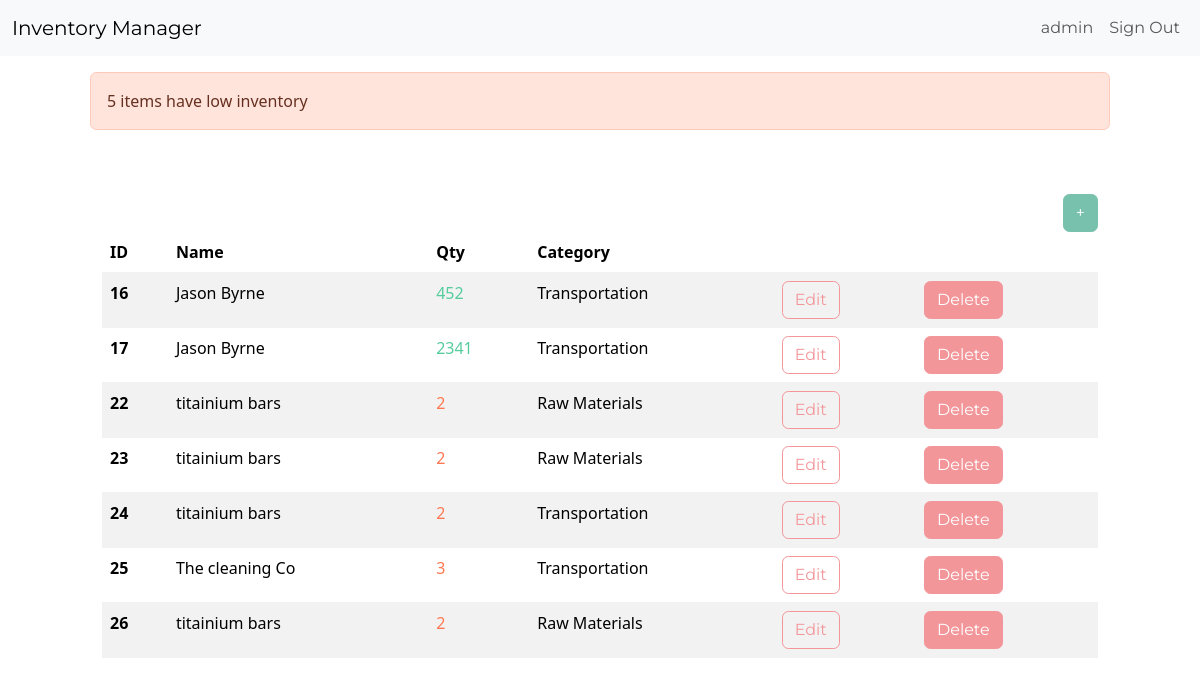
Page /dashboard/ (signed in) on the committed database.
### inventory/models.py (models this page shows, shortened)
class InventoryItem(models.Model):
    name = models.CharField(max_length=200)
    quantity = models.IntegerField()
    category = models.ForeignKey('Category', on_delete=models.SET_NULL, blank=True, null=True)
    date_created = models.DateTimeField(auto_now_add=True)
    user = models.ForeignKey(User, on_delete=models.CASCADE)

class Category(models.Model):
    name = models.CharField(max_length=200)
    class Meta:
        verbose_name_plural = 'categories'

### inventory/views.py (the view)
# urls.py: path('dashboard/', Dashboard.as_view(), name='dashboard'),
class Dashboard(LoginRequiredMixin, View):
    def get(self, request):
        items = InventoryItem.objects.filter(user=self.request.user.id).order_by('id')
        low_inventory = InventoryItem.objects.filter(
            user=self.request.user.id,
            quantity__lte=LOW_QUANTITY
        )
        if low_inventory.count() > 0:
            if low_inventory.count() > 1:
                messages.error(request, f'{low_inventory.count()} items have low inventory')
            else:
                messages.error(request, f'{low_inventory.count()} item has low inventory')
        low_inventory_ids = InventoryItem.objects.filter(
            user=self.request.user.id,
            quantity__lte=LOW_QUANTITY
        ).values_list('id', flat=True)
        return render(request, 'inventory/dashboard.html', {'items': items, 'low_inventory_ids': low_inventory_ids})

### inventory/templates/inventory/dashboard.html (shortened to what this page needs)
{% extends 'inventory/base.html' %}
{% block content %}
    {% if messages %}
        <div class="row mt-3">
            {% for message in messages %}
                {% if message.tags == 'error' %}
                    <div class="col-md-10 col-12 mx-auto alert alert-danger">
                        {{ message }}
                    </div>
                {% endif %}
            {% endfor %}
        </div>
    {% endif %}
    <div class="row">
        <div class="col-md-10 col-12 mx-auto mt-5">
            <div class="d-flex justify-content-end">
                <a href="{% url 'add-item' %}" class="btn btn-primary">+</a>
            </div>
            <table class="table table-hover table-striped">
                <thead>
                    <tr>
                        <th scope="col">ID</th>
                        <th scope="col">Name</th>
                        <th scope="col">Qty</th>
                        <th scope="col">Category</th>
                        <th scope="col"></th>
                        <th scope="col"></th>
                    </tr>
                </thead>
                <tbody>
                    {% for item in items %}
                    <tr>
                        <th scope="row">{{ item.id }}</th>
                        <td>{{ item.name }}</td>
                        {% if item.id in low_inventory_ids %}
                            <td class="text-danger">{{ item.quantity }}</td>
                        {% else %}
                            <td class="text-success">{{ item.quantity }}</td>
                        {% endif %}
                        <td>{{ item.category.name }}</td>
                        <td><a href="{% url 'edit-item' item.id %}" class="btn btn-outline-secondary">Edit</a></td>
                        <td><a href="{% url 'delete-item' item.id %}" class="btn btn-secondary">Delete</a></td>
                    </tr>
                    {% endfor %}
                </tbody>
            </table>
        </div>
    </div>
{% endblock content %}

### inventory/templates/inventory/navigation.html (shortened to what this page needs)
<nav class="navbar navbar-expand-lg bg-light">
    <div class="container-fluid">
        <a class="navbar-brand" href="{% url 'index' %}">Inventory Manager</a>
        <div class="collapse navbar-collapse justify-content-end" id="navbarNav">
            <ul class="navbar-nav">
                {% if user.is_authenticated %}
                    <li class="nav-item">
                        <a class="nav-link" href="#">{{ user.username }}</a>
                    </li>
                    <li class="nav-item">
                        <a class="nav-link" href="{% url 'logout' %}">Sign Out</a>
                    </li>
                {% endif %}
            </ul>
        </div>
    </div>
</nav>

### rows in the picture
InventoryItem: id "16", name "Jason Byrne", quantity "452", category.name "Transportation"
InventoryItem: id "17", name "Jason Byrne", quantity "2341", category.name "Transportation"
InventoryItem: id "22", name "titainium bars", quantity "2", category.name "Raw Materials"
InventoryItem: id "23", name "titainium bars", quantity "2", category.name "Raw Materials"
InventoryItem: id "24", name "titainium bars", quantity "2", category.name "Transportation"
InventoryItem: id "25", name "The cleaning Co", quantity "3", category.name "Transportation"
InventoryItem: id "26", name "titainium bars", quantity "2", category.name "Raw Materials"

### other values in the picture
{{ user.username }} "admin"
{{ message }} "5 items have low inventory"
